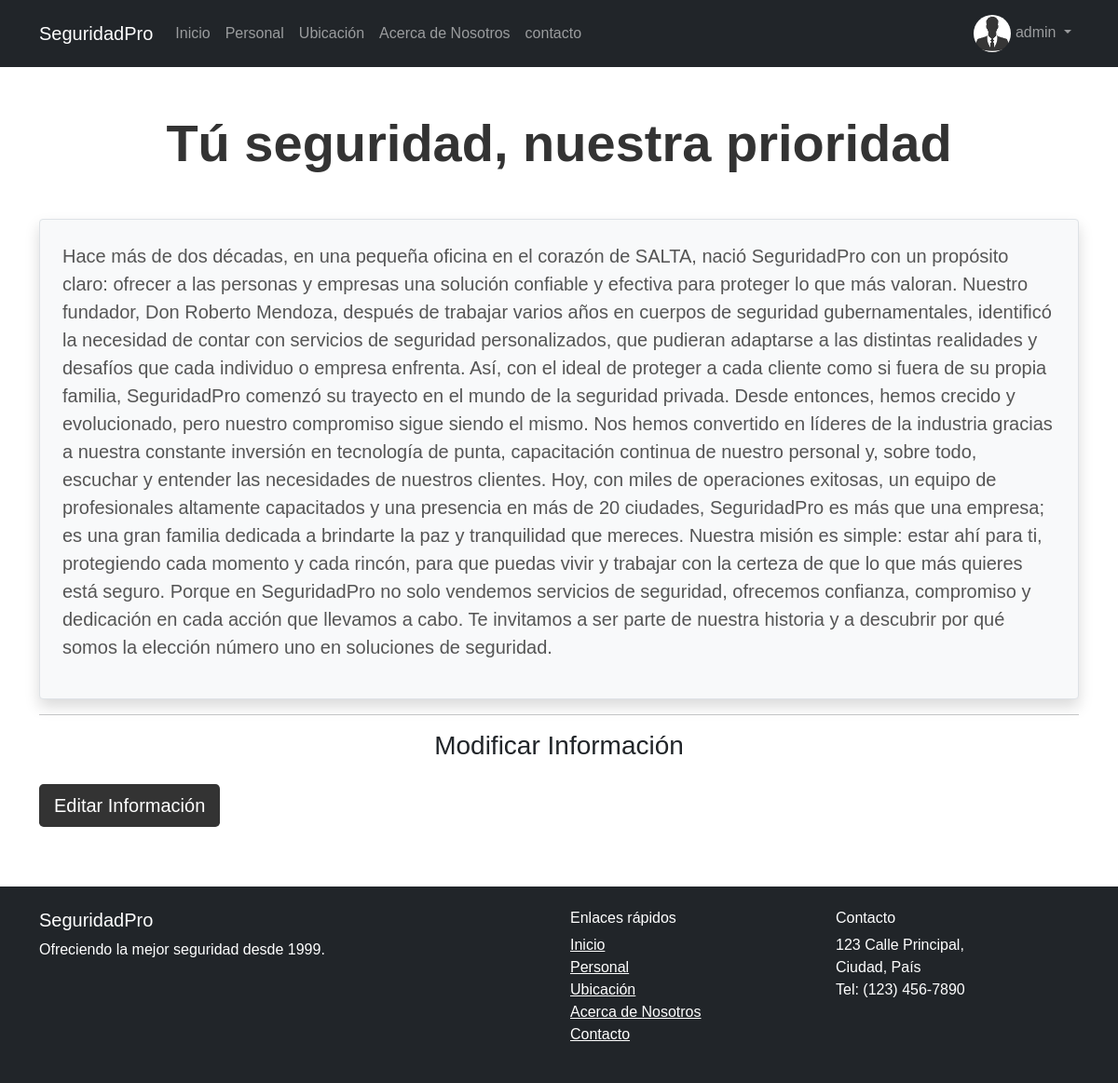
The app's page /acerca/ (signed in) with its own data.
### Hunter_App/models.py (models this page shows, shortened)
class CustomUser(AbstractUser):
    avatar = models.ImageField(upload_to='img/avatars/', default='img/avatars/default-avatar.jpg')
    groups = models.ManyToManyField(
        'auth.Group',
        verbose_name=_('groups'),
        blank=True,
        help_text=_('The groups this user belongs to. A user will get all permissions granted to each of their groups.'),
        related_name="customuser_set",
        related_query_name="user",
    )
    user_permissions = models.ManyToManyField(
        'auth.Permission',
        verbose_name=_('user permissions'),
        blank=True,
        help_text=_('Specific permissions for this user.'),
        related_name="customuser_set",
        related_query_name="user",
    )

class AcercaDe(models.Model):
    titulo = models.CharField(max_length=255)
    descripcion = models.TextField()

### Hunter_App/views.py (the view)
# urls.py: path('acerca/', acerca_de_nosotros, name='acerca_de_nosotros'),
def acerca_de_nosotros(request):
    info = AcercaDe.objects.first()
    if request.method == "POST" and request.user.is_authenticated:
        form = AcercaDeForm(request.POST, instance=info)
        if form.is_valid():
            form.save()
            return redirect('acerca_de_nosotros')
    else:
        form = AcercaDeForm(instance=info)
    return render(request, 'acercadenosotros.html', {'info': info, 'form': form})

### Hunter_App/templates/acercadenosotros.html (shortened to what this page needs)
{% extends "base.html" %}
{% block content %}
<div class="container mt-5">
    <h2 class="text-center mb-5 display-4">{{ info.titulo }}</h2>
    <div class="border p-4 rounded bg-light shadow">
        <p class="text-muted fs-5">{{ info.descripcion }}</p>
    </div>
    {% if user.is_authenticated %}
    <hr>
    <h3 class="text-center mb-4">Modificar Información</h3>
    <button type="button" class="btn btn-dark btn-lg mb-3" data-bs-toggle="modal" data-bs-target="#editInfoModal">
        Editar Información
    </button>
    {% endif %}
</div>
{% endblock %}

### Hunter_App/templates/base.html (shortened to what this page needs)
<!DOCTYPE html>
<html lang="en">
<head>
    <link href="https://cdn.jsdelivr.net/npm/bootstrap@5.1.3/dist/css/bootstrap.min.css" rel="stylesheet">
</head>
<body>
<nav class="navbar navbar-expand-lg navbar-dark bg-dark">
    <div class="container">
        <a class="navbar-brand" href="{% url 'index' %}">SeguridadPro</a>
        <div class="collapse navbar-collapse" id="navbarNav">
            <ul class="navbar-nav me-auto">
                <li class="nav-item">
                    <a class="nav-link" href="{% url 'index' %}">Inicio</a>
                </li>
                <li class="nav-item">
                    <a class="nav-link" href="{% url 'personal_view' %}">Personal</a>
                </li>
                <li class="nav-item">
                    <a class="nav-link" href="{% url 'ubicacion' %}">Ubicación</a>
                </li>
                <li class="nav-item">
                    <a class="nav-link" href="{% url 'acerca_de_nosotros' %}">Acerca de Nosotros</a>
                </li>
                <li class="nav-item">
                    <a class="nav-link" href="{% url 'contact' %}">contacto</a>
                </li>
            </ul>
            <ul class="navbar-nav ml-auto">
                {% if user.is_authenticated %}
                <li class="nav-item dropdown">
                    <a class="nav-link dropdown-toggle" href="#" id="navbarDropdown" role="button"
                       data-bs-toggle="dropdown" aria-expanded="false">
                        <img src="{{ user.avatar.url }}" alt="Avatar de {{ user.username }}"
                             style="width: 40px; height: 40px; border-radius: 50%;">
                        {{ user.username }}
                    </a>
                </li>
                {% else %}
                <li class="nav-item">
                    <a class="nav-link" href="{% url 'login' %}">Login</a>
                </li>
                {% endif %}
            </ul>
        </div>
    </div>
</nav>
{% block content %}{% endblock %}
<footer class="bg-dark text-white py-4 mt-5">
    <div class="container">
        <div class="row">
            <div class="col-md-6">
                <h5>SeguridadPro</h5>
                <p>Ofreciendo la mejor seguridad desde 1999.</p>
            </div>
            <div class="col-md-3">
                <h6>Enlaces rápidos</h6>
                <ul class="list-unstyled">
                    <li><a href="{% url 'index' %}" class="text-white">Inicio</a></li>
                    <li><a href="{% url 'personal_view' %}" class="text-white">Personal</a></li>
                    <li><a href="{% url 'ubicacion' %}" class="text-white">Ubicación</a></li>
                    <li><a href="{% url 'acerca_de_nosotros' %}" class="text-white">Acerca de Nosotros</a></li>
                    <li><a href="{% url 'contact' %}" class="text-white">Contacto</a></li>
                </ul>
            </div>
            <div class="col-md-3">
                <h6>Contacto</h6>
                <address>
                    123 Calle Principal,<br>
                    Ciudad, País<br>
                    Tel: (123) 456-7890
                </address>
            </div>
        </div>
    </div>
</footer>
</body>
</html>

### Hunter_App/templates/acercadenosotros.html (style rules this page uses)
.container { font-family: 'Arial', sans-serif; }
.display-4 { font-weight: bold; color: #333; }
.text-muted { color: #555 !important; }
.btn-dark { background-color: #333; border: none; }

### records on screen
CustomUser: avatar (picture), username "admin"
AcercaDe: titulo "Tú seguridad, nuestra prioridad", descripcion "Hace más de dos décadas, en una pequeña oficina en el corazón de SALTA, nació SeguridadPro con un propósito claro: ofrecer a las personas y empresas una solución confiable y efectiva para proteger lo que más valoran. Nuestro fundador, Don Roberto Mendoza, después de trabajar varios años en cuerpos de seguridad gubernamentales, identificó la necesidad de contar con servicios de seguridad personalizados, que pudieran adaptarse a las distintas realidades y desafíos que cada individuo o empresa enfrenta. Así, con el ideal de proteger a cada cliente como si fuera de su propia familia, SeguridadPro comenzó su trayecto en el mundo de la seguridad privada. Desde entonces, hemos crecido y…"
